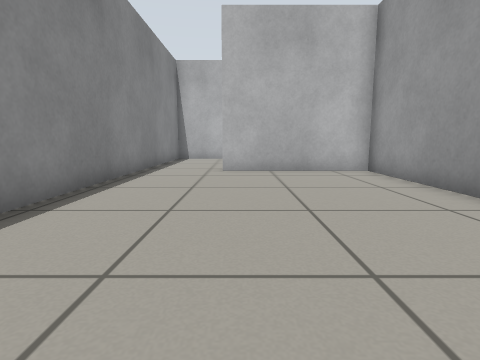
view 1 (above)

21 first-person views from a walk through a Gazebo world. The camera is 0.5 m above the floor, tilts 8° down and sees 80° across. The floor is counted in squares, 0.5 m on a side. Each view is taken from the middle of a square. On the plan, view 1 faces up. The plan holds only what a view shows up to about 11 squares ahead; the rest is blank.

view 2
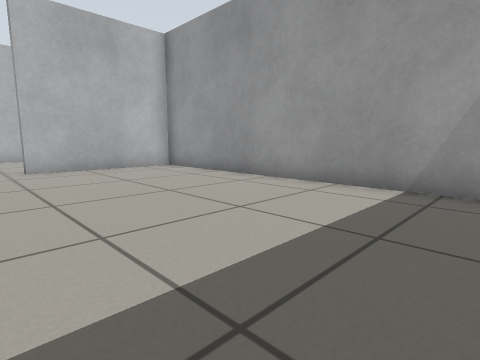

view 3
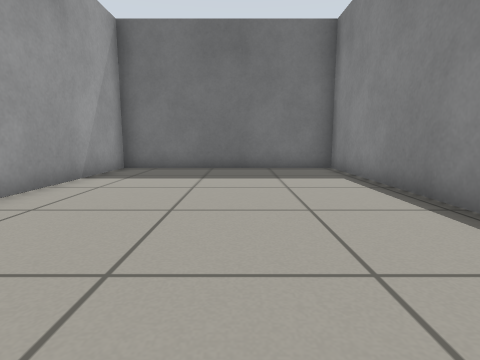

view 4
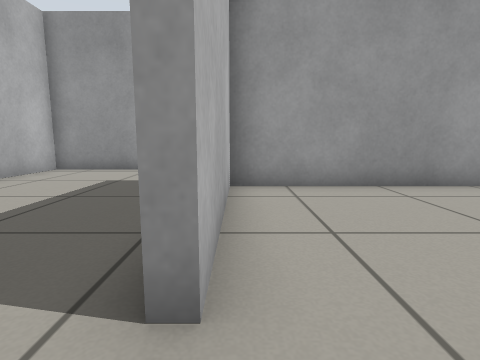

view 5
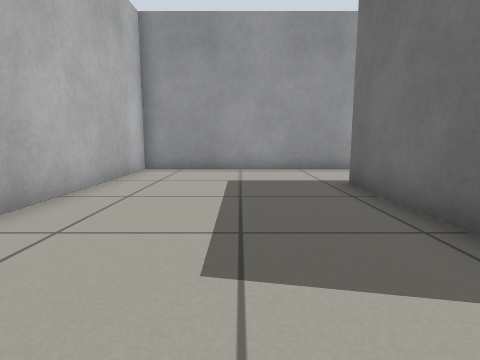

view 6
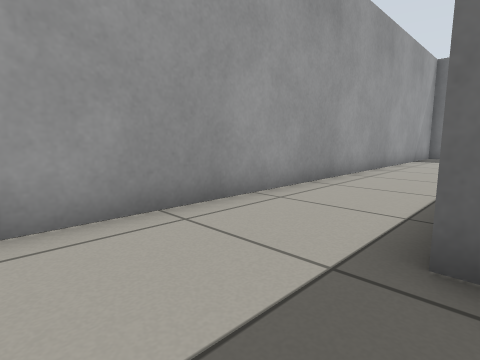

view 7
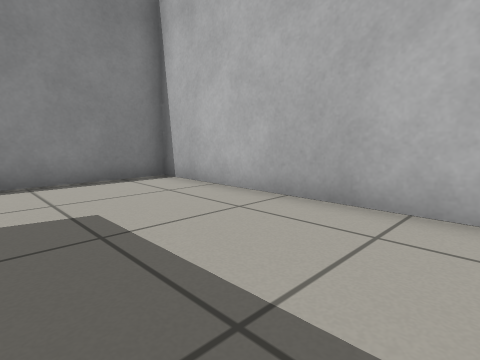

view 8
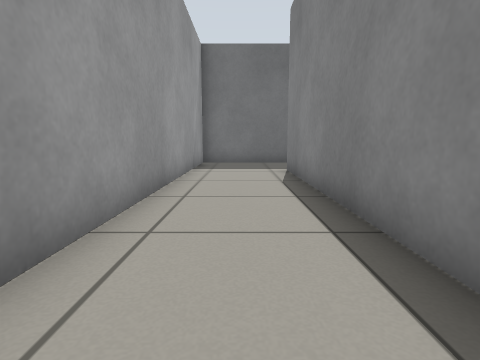

view 9
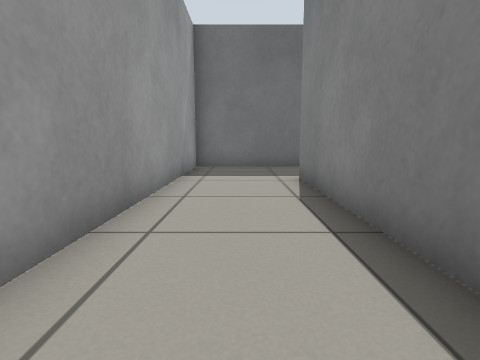

view 10
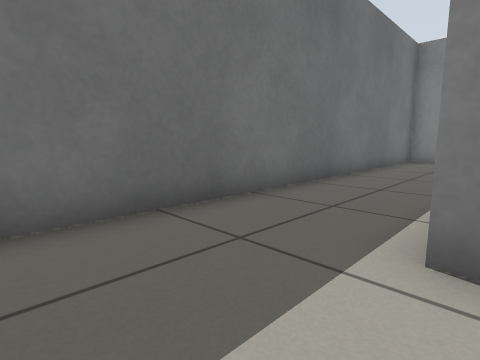

view 11
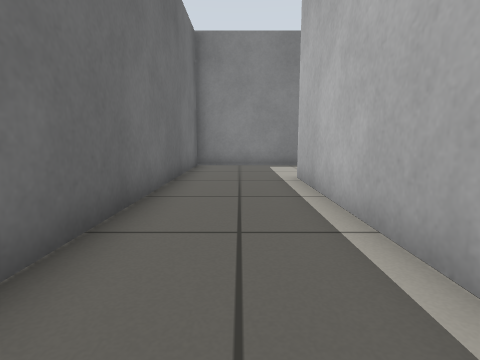

view 12
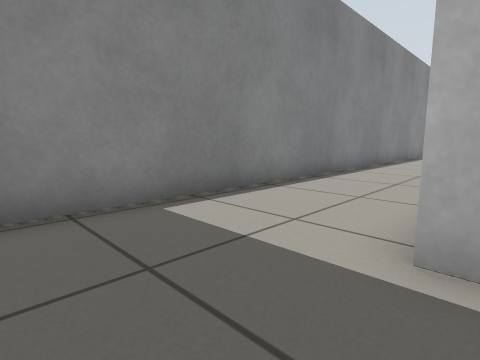

view 13
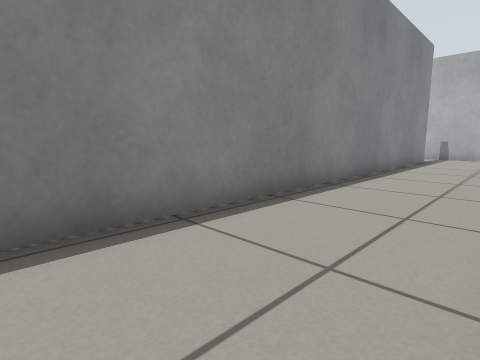

view 14
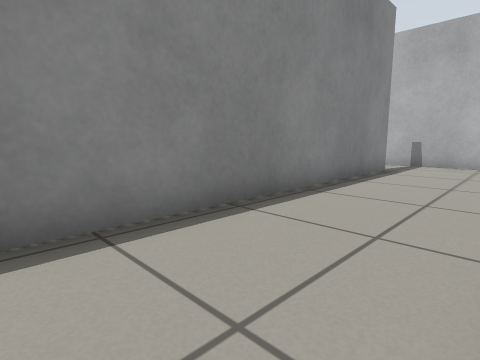

view 15
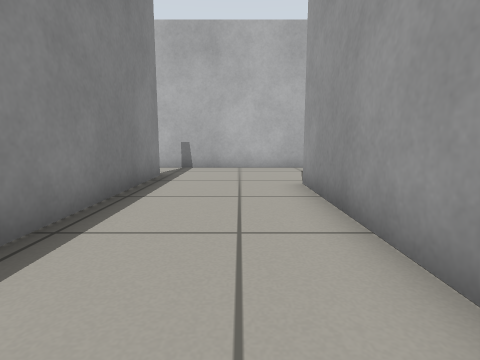

view 16
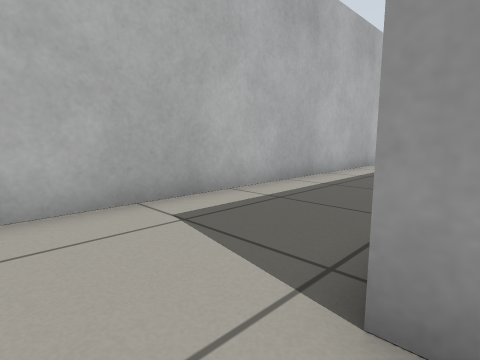

view 17
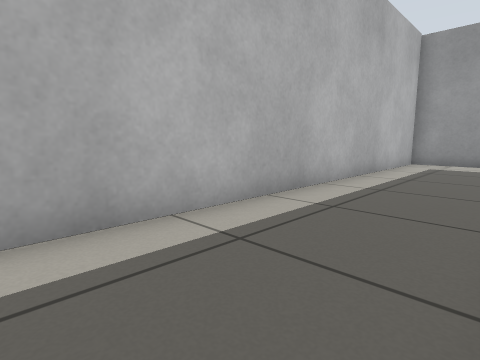

view 18
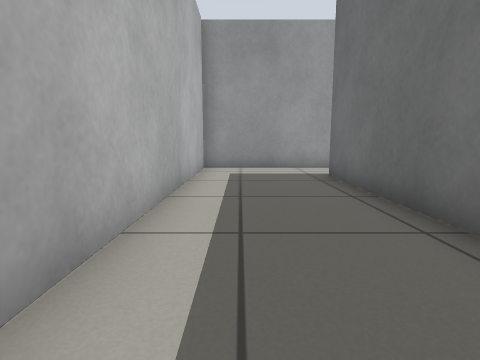

view 19
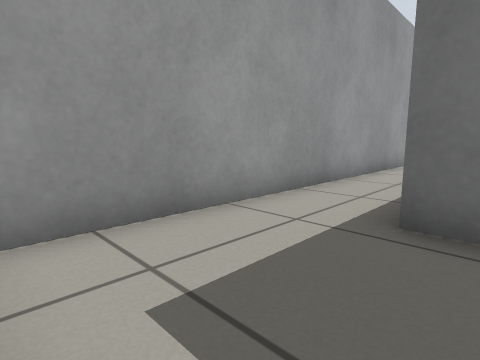

view 20
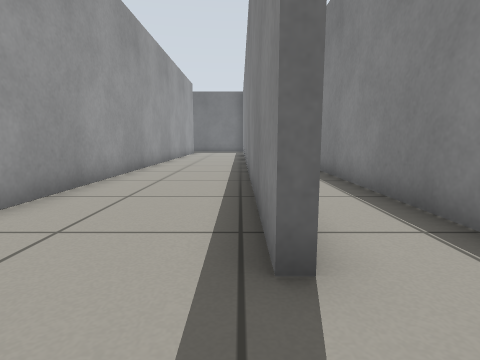

view 21
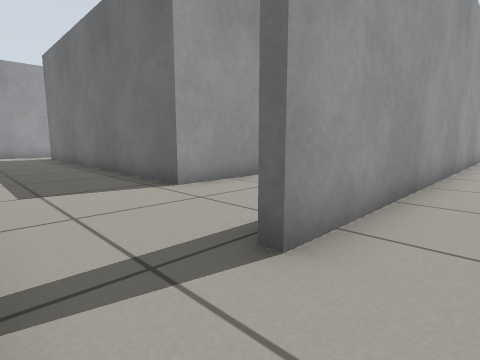

### Floor plan
Points are (right, up) in squares from view 1. A wall is a line through its corners. A room is listed if a view was taken in it or the views show most of it. See-through windows are left out.
Room 1 (views 1, 2, 3)
walls: (-3.3, 8.5) (-3.3, -2.2) (4.1, -2.2) (4.1, 9.2) (-0.6, 9.2)
ways out: opening at (-1.5, 9) to room 2
Room 2 (views 4, 5, 6, 7, 8, 9, 10, 11, 12, 13, 14, 15, 16, 17, 18, 19, 20, 21)
walls: (-0.6, 9.2) (-0.6, 9.6); (0.9, 9.5) (4.5, 9.5); (-3.6, 7.5) (-3.6, 15.5) (8, 15.5); (4.4, 5.3) (4.4, -2.5); (-7.6, 4.5) (-7.6, 17.1); (-7.3, 17.1) (-7.3, -5.7) (7.6, -5.7) (7.6, 15.2) (-3.3, 15.2) (-3.3, 8.5); (-9.6, 16) (-9.6, 9.6); (10.3, 6.8) (10.3, 19.3) (-8, 19.3); (2.4, -2.5) (-3.6, -2.5)
ways out: opening at (-1.5, 9) to room 1; gap at (10, 20)

Positions as (right, up) in squares from view 1, and headings:
1: (0, 0), facing up
2: (-2, -1), facing up-right
3: (0, 8), facing down
4: (-2, 9), facing right
5: (-2, 12), facing right
6: (4, 12), facing down-right
7: (4, 11), facing up-left
8: (6, 7), facing down
9: (6, 5), facing down
10: (7, -2), facing down-left
11: (4, -4), facing left
12: (-3, -5), facing up-left
13: (-4, 2), facing up-left
14: (-4, 7), facing up-left
15: (-5, 9), facing up
16: (-5, 15), facing up-right
17: (-3, 16), facing up-right
18: (0, 18), facing right
19: (7, 19), facing down-right
20: (-7, 19), facing down
21: (-9, 19), facing down-right
